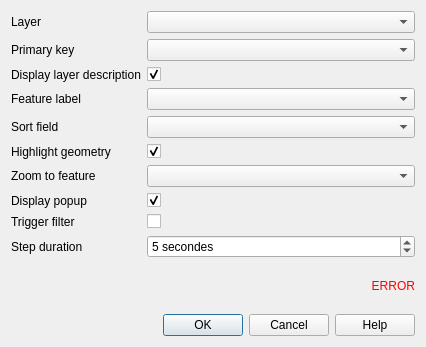
<?xml version="1.0" encoding="UTF-8"?>
<ui version="4.0">
 <class>Dialog</class>
 <widget class="QDialog" name="Dialog">
  <property name="geometry">
   <rect>
    <x>0</x>
    <y>0</y>
    <width>426</width>
    <height>347</height>
   </rect>
  </property>
  <property name="windowTitle">
   <string>Atlas layer</string>
  </property>
  <layout class="QVBoxLayout" name="verticalLayout">
   <item>
    <layout class="QFormLayout" name="formLayout">
     <item row="0" column="0">
      <widget class="QLabel" name="label_layer">
       <property name="text">
        <string>Layer</string>
       </property>
      </widget>
     </item>
     <item row="0" column="1">
      <widget class="QgsMapLayerComboBox" name="layer"/>
     </item>
     <item row="1" column="0">
      <widget class="QLabel" name="label_primary_key">
       <property name="text">
        <string>Primary key</string>
       </property>
       <property name="wordWrap">
        <bool>true</bool>
       </property>
      </widget>
     </item>
     <item row="1" column="1">
      <widget class="QgsFieldComboBox" name="primary_key"/>
     </item>
     <item row="2" column="0">
      <widget class="QLabel" name="label_layer_description">
       <property name="text">
        <string>Display layer description</string>
       </property>
      </widget>
     </item>
     <item row="2" column="1">
      <widget class="QCheckBox" name="display_layer_description">
       <property name="text">
        <string/>
       </property>
       <property name="checked">
        <bool>true</bool>
       </property>
      </widget>
     </item>
     <item row="3" column="0">
      <widget class="QLabel" name="label_feature_label">
       <property name="text">
        <string>Feature label</string>
       </property>
      </widget>
     </item>
     <item row="3" column="1">
      <widget class="QgsFieldComboBox" name="feature_label"/>
     </item>
     <item row="4" column="0">
      <widget class="QLabel" name="label_sort_field">
       <property name="text">
        <string>Sort field</string>
       </property>
      </widget>
     </item>
     <item row="4" column="1">
      <widget class="QgsFieldComboBox" name="sort_field"/>
     </item>
     <item row="5" column="0">
      <widget class="QLabel" name="label_highlight">
       <property name="text">
        <string>Highlight geometry</string>
       </property>
      </widget>
     </item>
     <item row="5" column="1">
      <widget class="QCheckBox" name="highlight_geometry">
       <property name="text">
        <string/>
       </property>
       <property name="checked">
        <bool>true</bool>
       </property>
      </widget>
     </item>
     <item row="6" column="0">
      <widget class="QLabel" name="label_zoom">
       <property name="text">
        <string>Zoom to feature</string>
       </property>
      </widget>
     </item>
     <item row="6" column="1">
      <widget class="QComboBox" name="zoom"/>
     </item>
     <item row="7" column="0">
      <widget class="QLabel" name="label_popup">
       <property name="text">
        <string>Display popup</string>
       </property>
      </widget>
     </item>
     <item row="7" column="1">
      <widget class="QCheckBox" name="display_popup">
       <property name="text">
        <string/>
       </property>
       <property name="checked">
        <bool>true</bool>
       </property>
      </widget>
     </item>
     <item row="8" column="0">
      <widget class="QLabel" name="label_trigger">
       <property name="text">
        <string>Trigger filter</string>
       </property>
      </widget>
     </item>
     <item row="8" column="1">
      <widget class="QCheckBox" name="trigger_filter">
       <property name="text">
        <string/>
       </property>
      </widget>
     </item>
     <item row="9" column="1">
      <widget class="QSpinBox" name="duration">
       <property name="suffix">
        <string> secondes</string>
       </property>
       <property name="prefix">
        <string/>
       </property>
       <property name="value">
        <number>5</number>
       </property>
      </widget>
     </item>
     <item row="9" column="0">
      <widget class="QLabel" name="label_duration">
       <property name="text">
        <string>Step duration</string>
       </property>
      </widget>
     </item>
    </layout>
   </item>
   <item>
    <widget class="QLabel" name="error">
     <property name="styleSheet">
      <string notr="true">QLabel { color : red; }</string>
     </property>
     <property name="text">
      <string notr="true">ERROR</string>
     </property>
     <property name="alignment">
      <set>Qt::AlignRight|Qt::AlignTrailing|Qt::AlignVCenter</set>
     </property>
    </widget>
   </item>
   <item>
    <widget class="QDialogButtonBox" name="button_box">
     <property name="orientation">
      <enum>Qt::Horizontal</enum>
     </property>
     <property name="standardButtons">
      <set>QDialogButtonBox::Help|QDialogButtonBox::Cancel|QDialogButtonBox::Ok</set>
     </property>
    </widget>
   </item>
  </layout>
 </widget>
 <customwidgets>
  <customwidget>
   <class>QgsFieldComboBox</class>
   <extends>QComboBox</extends>
   <header>qgis.gui</header>
  </customwidget>
  <customwidget>
   <class>QgsMapLayerComboBox</class>
   <extends>QComboBox</extends>
   <header>qgis.gui</header>
  </customwidget>
 </customwidgets>
 <resources/>
 <connections/>
</ui>
